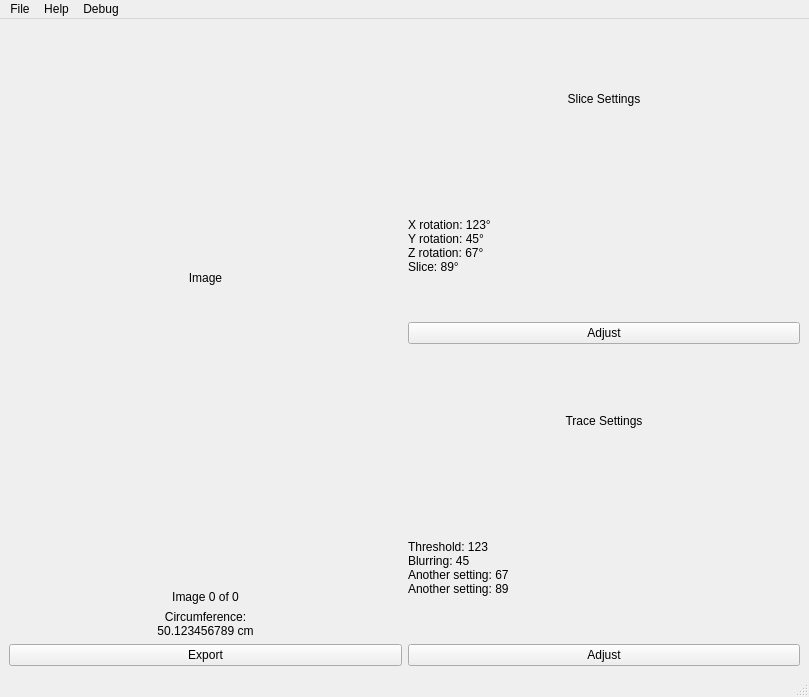
<?xml version="1.0" encoding="UTF-8"?>
<ui version="4.0">
 <class>MainWindow</class>
 <widget class="QMainWindow" name="MainWindow">
  <property name="geometry">
   <rect>
    <x>0</x>
    <y>0</y>
    <width>809</width>
    <height>697</height>
   </rect>
  </property>
  <property name="windowTitle">
   <string>MainWindow</string>
  </property>
  <widget class="QWidget" name="centralwidget">
   <layout class="QHBoxLayout" name="horizontalLayout">
    <item>
     <layout class="QVBoxLayout" name="verticalLayout">
      <item>
       <widget class="QLabel" name="image">
        <property name="minimumSize">
         <size>
          <width>0</width>
          <height>500</height>
         </size>
        </property>
        <property name="text">
         <string>Image</string>
        </property>
        <property name="scaledContents">
         <bool>true</bool>
        </property>
        <property name="alignment">
         <set>Qt::AlignCenter</set>
        </property>
       </widget>
      </item>
      <item>
       <spacer name="vertical_spacer">
        <property name="orientation">
         <enum>Qt::Vertical</enum>
        </property>
        <property name="sizeHint" stdset="0">
         <size>
          <width>20</width>
          <height>40</height>
         </size>
        </property>
       </spacer>
      </item>
      <item>
       <widget class="QLabel" name="image_num_label">
        <property name="text">
         <string>Image 0 of 0</string>
        </property>
        <property name="alignment">
         <set>Qt::AlignCenter</set>
        </property>
       </widget>
      </item>
      <item>
       <widget class="QLabel" name="circumference_label">
        <property name="text">
         <string>Circumference:
50.123456789 cm</string>
        </property>
        <property name="alignment">
         <set>Qt::AlignCenter</set>
        </property>
       </widget>
      </item>
      <item>
       <widget class="QPushButton" name="export_button">
        <property name="cursor">
         <cursorShape>ArrowCursor</cursorShape>
        </property>
        <property name="toolTip">
         <string>Export data as CSV.</string>
        </property>
        <property name="statusTip">
         <string>Export data as CSV.</string>
        </property>
        <property name="text">
         <string>Export</string>
        </property>
       </widget>
      </item>
     </layout>
    </item>
    <item>
     <layout class="QVBoxLayout" name="verticalLayout_2">
      <item>
       <widget class="QLabel" name="slice_settings_label">
        <property name="text">
         <string>Slice Settings</string>
        </property>
        <property name="alignment">
         <set>Qt::AlignCenter</set>
        </property>
       </widget>
      </item>
      <item>
       <widget class="QLabel" name="slice_settings_text">
        <property name="statusTip">
         <string>Slice settings selected from main window.</string>
        </property>
        <property name="text">
         <string>X rotation: 123°
Y rotation: 45°
Z rotation: 67°
Slice: 89°</string>
        </property>
       </widget>
      </item>
      <item>
       <widget class="QPushButton" name="adjust_slice_button">
        <property name="cursor">
         <cursorShape>ArrowCursor</cursorShape>
        </property>
        <property name="toolTip">
         <string>Go back to main window to adjust image settings.</string>
        </property>
        <property name="statusTip">
         <string>Go back to main window to adjust image settings.</string>
        </property>
        <property name="text">
         <string>Adjust</string>
        </property>
       </widget>
      </item>
      <item>
       <widget class="QLabel" name="trace_settings_label">
        <property name="text">
         <string>Trace Settings</string>
        </property>
        <property name="alignment">
         <set>Qt::AlignCenter</set>
        </property>
       </widget>
      </item>
      <item>
       <widget class="QLabel" name="trace_settings_text">
        <property name="text">
         <string>Threshold: 123
Blurring: 45
Another setting: 67
Another setting: 89</string>
        </property>
       </widget>
      </item>
      <item>
       <widget class="QPushButton" name="adjust_trace_button">
        <property name="cursor">
         <cursorShape>ArrowCursor</cursorShape>
        </property>
        <property name="toolTip">
         <string>Adjust trace settings.</string>
        </property>
        <property name="statusTip">
         <string>Adjust trace settings.</string>
        </property>
        <property name="text">
         <string>Adjust</string>
        </property>
       </widget>
      </item>
     </layout>
    </item>
   </layout>
  </widget>
  <widget class="QMenuBar" name="menubar">
   <property name="geometry">
    <rect>
     <x>0</x>
     <y>0</y>
     <width>809</width>
     <height>24</height>
    </rect>
   </property>
   <property name="nativeMenuBar">
    <bool>false</bool>
   </property>
   <widget class="QMenu" name="menu_file">
    <property name="title">
     <string>File</string>
    </property>
    <widget class="QMenu" name="action_export">
     <property name="toolTip">
      <string extracomment="Export slice data to CSV or to image format.">Export image data as CSV or export the image.</string>
     </property>
     <property name="statusTip">
      <string extracomment="Export slice data to CSV or to image format.">Export image data as CSV or export the image.</string>
     </property>
     <property name="title">
      <string>Export</string>
     </property>
     <addaction name="action_export_csv"/>
     <addaction name="separator"/>
     <addaction name="action_export_png"/>
     <addaction name="action_export_jpg"/>
     <addaction name="action_export_bmp"/>
     <addaction name="action_export_ppm"/>
     <addaction name="action_export_xbm"/>
     <addaction name="action_export_xpm"/>
    </widget>
    <addaction name="action_open"/>
    <addaction name="action_add_images"/>
    <addaction name="action_remove_image"/>
    <addaction name="action_export"/>
    <addaction name="action_exit"/>
   </widget>
   <widget class="QMenu" name="menu_help">
    <property name="title">
     <string>Help</string>
    </property>
    <addaction name="action_github"/>
    <addaction name="action_documentation"/>
   </widget>
   <widget class="QMenu" name="menu_debug">
    <property name="toolTip">
     <string>Tools for debugging.</string>
    </property>
    <property name="statusTip">
     <string>Tools for debugging.</string>
    </property>
    <property name="title">
     <string>Debug</string>
    </property>
    <addaction name="action_print_metadata"/>
    <addaction name="action_print_dimensions"/>
    <addaction name="action_print_curr_properties_tuple"/>
   </widget>
   <addaction name="menu_file"/>
   <addaction name="menu_help"/>
   <addaction name="menu_debug"/>
  </widget>
  <widget class="QStatusBar" name="statusbar"/>
  <action name="action_open">
   <property name="enabled">
    <bool>false</bool>
   </property>
   <property name="text">
    <string>Open</string>
   </property>
   <property name="toolTip">
    <string extracomment="Select image(s) to be opened.">Select image(s) to be opened.</string>
   </property>
   <property name="statusTip">
    <string>Select image(s) to be opened.</string>
   </property>
   <property name="shortcut">
    <string>Ctrl+O</string>
   </property>
  </action>
  <action name="action_documentation">
   <property name="text">
    <string>Documentation</string>
   </property>
   <property name="toolTip">
    <string>Open documentation website in web browser.</string>
   </property>
   <property name="statusTip">
    <string>Open documentation website in web browser.</string>
   </property>
   <property name="shortcut">
    <string>Ctrl+D</string>
   </property>
  </action>
  <action name="action_exit">
   <property name="text">
    <string>Exit</string>
   </property>
   <property name="statusTip">
    <string>Exit.</string>
   </property>
   <property name="shortcut">
    <string>Ctrl+W</string>
   </property>
  </action>
  <action name="action_add_images">
   <property name="enabled">
    <bool>false</bool>
   </property>
   <property name="text">
    <string>Add Images</string>
   </property>
   <property name="toolTip">
    <string extracomment="Add images.">Add image(s) to the end of the list. No duplicates.</string>
   </property>
   <property name="statusTip">
    <string>Add image(s) to the end of the list. No duplicates.</string>
   </property>
   <property name="shortcut">
    <string>Ctrl+A</string>
   </property>
  </action>
  <action name="action_remove_image">
   <property name="enabled">
    <bool>false</bool>
   </property>
   <property name="text">
    <string>Remove Image</string>
   </property>
   <property name="toolTip">
    <string extracomment="Remove currently loaded image from the list. Does not delete the file from disk.">Remove currently displayed image from the list. Does not delete the file from disk.</string>
   </property>
   <property name="statusTip">
    <string extracomment="Remove images.">Remove currently displayed image from the list. Does not delete the file from disk.</string>
   </property>
   <property name="shortcut">
    <string>Ctrl+R</string>
   </property>
  </action>
  <action name="action_export_csv">
   <property name="text">
    <string>CSV</string>
   </property>
   <property name="toolTip">
    <string extracomment="Export slice data to CSV.">Export image data as CSV.</string>
   </property>
   <property name="statusTip">
    <string extracomment="Export slice data to CSV.">Export image data as CSV.</string>
   </property>
   <property name="shortcut">
    <string>Ctrl+E, Ctrl+C</string>
   </property>
  </action>
  <action name="action_export_png">
   <property name="text">
    <string>PNG</string>
   </property>
   <property name="toolTip">
    <string extracomment="Export slice as PNG.">Export slice as PNG.</string>
   </property>
   <property name="statusTip">
    <string extracomment="Export slice as PNG.">Export slice as PNG.</string>
   </property>
   <property name="shortcut">
    <string>Ctrl+E, Ctrl+P</string>
   </property>
  </action>
  <action name="action_export_jpg">
   <property name="text">
    <string>JPG</string>
   </property>
   <property name="toolTip">
    <string extracomment="Export slice as JPG.">Export slice as JPG.</string>
   </property>
   <property name="statusTip">
    <string extracomment="Export slice as JPG.">Export slice as JPG.</string>
   </property>
   <property name="shortcut">
    <string>Ctrl+E, Ctrl+J</string>
   </property>
  </action>
  <action name="action_export_bmp">
   <property name="text">
    <string>BMP</string>
   </property>
   <property name="toolTip">
    <string extracomment="Export slice as BMP.">Export slice as BMP.</string>
   </property>
   <property name="statusTip">
    <string extracomment="Export slice as BMP.">Export slice as BMP.</string>
   </property>
   <property name="shortcut">
    <string>Ctrl+E, Ctrl+B</string>
   </property>
  </action>
  <action name="action_export_ppm">
   <property name="text">
    <string>PPM</string>
   </property>
   <property name="toolTip">
    <string extracomment="Export slice as PPM.">Export slice as PPM.</string>
   </property>
   <property name="statusTip">
    <string extracomment="Export slice as PPM.">Export slice as PPM.</string>
   </property>
  </action>
  <action name="action_export_xbm">
   <property name="text">
    <string>XBM</string>
   </property>
   <property name="toolTip">
    <string extracomment="Export slice as XBM.">Export slice as XBM.</string>
   </property>
   <property name="statusTip">
    <string extracomment="Export slice as XBM.">Export slice as XBM.</string>
   </property>
  </action>
  <action name="action_export_xpm">
   <property name="text">
    <string>XPM</string>
   </property>
   <property name="toolTip">
    <string extracomment="Export slice as XPM.">Export slice as XPM.</string>
   </property>
   <property name="statusTip">
    <string extracomment="Export slice as XPM.">Export slice as XPM.</string>
   </property>
  </action>
  <action name="action_github">
   <property name="text">
    <string>GitHub</string>
   </property>
   <property name="toolTip">
    <string>Open GitHub website in web browser.</string>
   </property>
   <property name="statusTip">
    <string>Open GitHub website in web browser.</string>
   </property>
   <property name="shortcut">
    <string>Ctrl+G</string>
   </property>
  </action>
  <action name="action_print_metadata">
   <property name="text">
    <string>Print metadata</string>
   </property>
   <property name="toolTip">
    <string>Print metadata to terminal.</string>
   </property>
   <property name="statusTip">
    <string>Print metadata to terminal.</string>
   </property>
   <property name="shortcut">
    <string>Ctrl+P, Ctrl+M</string>
   </property>
  </action>
  <action name="action_print_dimensions">
   <property name="text">
    <string>Print dimensions</string>
   </property>
   <property name="toolTip">
    <string>Print dimensions of image to terminal.</string>
   </property>
   <property name="statusTip">
    <string>Print dimensions of image to terminal.</string>
   </property>
   <property name="shortcut">
    <string>Ctrl+P, Ctrl+S</string>
   </property>
  </action>
  <action name="action_print_curr_properties_tuple">
   <property name="text">
    <string>Print current properties tuple</string>
   </property>
   <property name="toolTip">
    <string>Print current properties tuple.</string>
   </property>
   <property name="statusTip">
    <string>Print current properties tuple.</string>
   </property>
   <property name="shortcut">
    <string>Ctrl+T</string>
   </property>
  </action>
 </widget>
 <resources/>
 <connections/>
</ui>
